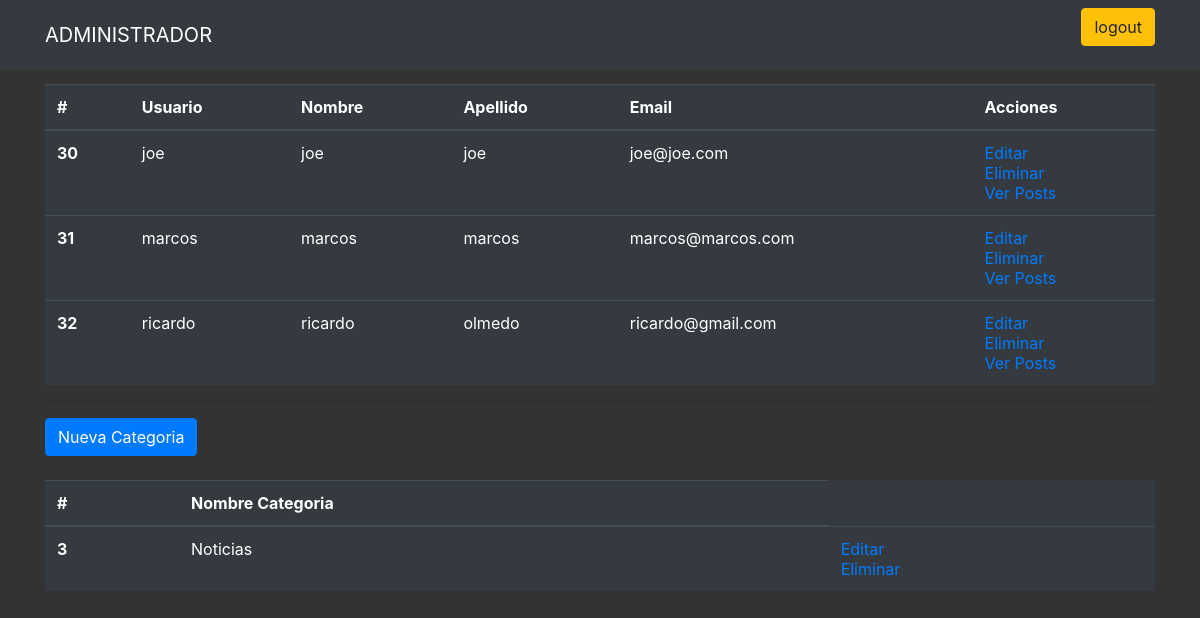
The app's page /admin.php with its own data.
### tables this page shows
CREATE TABLE `usuarios`  (
  `id` int(0) NOT NULL AUTO_INCREMENT,
  `nombre` varchar(255) NOT NULL,
  `apellido` varchar(255) NOT NULL,
  `mail` varchar(255) NOT NULL,
  `password` varchar(255) NOT NULL,
  `username` varchar(255) NOT NULL,
  `estado` varchar(255) NULL DEFAULT NULL,
  `id_fotoperfil` varchar(255) NULL DEFAULT NULL,
  PRIMARY KEY (`id`, `username`) USING BTREE
);

CREATE TABLE `categories`  (
  `id` int(0) NOT NULL AUTO_INCREMENT,
  `name` varchar(255) NOT NULL,
  PRIMARY KEY (`id`) USING BTREE
);

### admin.php (the view, shortened to what this page needs)
<?php
    require_once './functions/conexion.php';
    $result = $conn->query("SELECT * FROM usuarios");
    $result_categories = $conn->query("SELECT * FROM categories");
    $cant_resultados_categories = mysqli_num_rows($result_categories);
?>
<!DOCTYPE html>
<html lang="en">
<head>
    <link rel="stylesheet" href="https://stackpath.bootstrapcdn.com/bootstrap/4.5.2/css/bootstrap.min.css">
    <link rel="stylesheet" href="./css/estilos.css">
</head>
<body>
    <nav class="navbar navbar-expand-lg navbar-dark bg-dark fixed-top">
        <div class="container">
        <a class="navbar-brand" href="#">ADMINISTRADOR</a>
        <div class="collapse navbar-collapse" id="navbarResponsive">
            <ul class="navbar-nav ml-auto">
                <li class="nav-item active">
                    <form method="POST">
                        <button name="logout" id="logout" class="btn btn-warning">logout</button>
                    </form>
                </li>
            </ul>
        </div>
        </div>
    </nav>
    <div class = "container" style="padding-top: 5%;">
        <table class="table table-dark">
            <thead>
                <tr>
                <th scope="col">#</th>
                <th scope="col">Usuario</th>
                <th scope="col">Nombre</th>
                <th scope="col">Apellido</th>
                <th scope="col">Email</th>
                <th scope="col">Acciones</th>
                </tr>
            </thead>
            <tbody>
                <?php while($row = $result->fetch_assoc()) : ?>
                    <?php if($row['id']!=1) : ?>
                        <tr>
                            <th scope="row"><?php echo $row['id']; ?></th>
                            <td><?php echo $row['username']; ?></td>
                            <td><?php echo $row['nombre']; ?></td>
                            <td><?php echo $row['apellido']; ?></td>
                            <td><?php echo $row['mail']; ?></td>
                            <td>
                                <a href="edituser.php?id=<?php echo $row['id']; ?>">Editar</a><br>
                                <a href="/efiphp/functions/deleteuser.php?id=<?php echo $row['id']; ?>">Eliminar</a><br>
                                <a href="verposts.php?id=<?php echo $row['id']; ?>">Ver Posts</a>
                            </td>
                        </tr>
                    <?php endif ?>
                <?php endwhile ?>
            </tbody>
        </table>
        <hr>
        <div>
            <a href="newcategory.php" class="btn btn-primary ">Nueva Categoria</a>
        </div><br>
        <?php if($cant_resultados_categories > 0) :?>
        <table class="table table-dark">
            <thead>
                <tr>
                <th scope="col">#</th>
                <th scope="col">Nombre Categoria</th>
                </tr>
            </thead>
            <tbody>
                <?php while($row_categorie = $result_categories->fetch_assoc()) : ?>
                        <tr>
                            <th scope="row"><?php echo $row_categorie['id']; ?></th>
                            <td><?php echo $row_categorie['name']; ?></td>
                            <td>
                                <a href="editcategory.php?id=<?php echo $row_categorie['id']; ?>">Editar</a><br>
                                <a href="/efiphp/functions/deletecategory.php?id=<?php echo $row_categorie['id']; ?>">Eliminar</a><br>
                            </td>
                        </tr>
                <?php endwhile ?>
            </tbody>
        </table>
        <?php endif ?>
    </div>
</body>
</html>

### css/estilos.css (style rules this page uses)
body { background: url(../img/fondo.png) no-repeat fixed center #333; background-size: cover; }

### records on screen
usuarios: id "30", username "joe", nombre "joe", apellido "joe", mail "joe@joe.com"
usuarios: id "31", username "marcos", nombre "marcos", apellido "marcos", mail "marcos@marcos.com"
usuarios: id "32", username "ricardo", nombre "ricardo", apellido "olmedo", mail "ricardo@gmail.com"
categories: id "3", name "Noticias"
